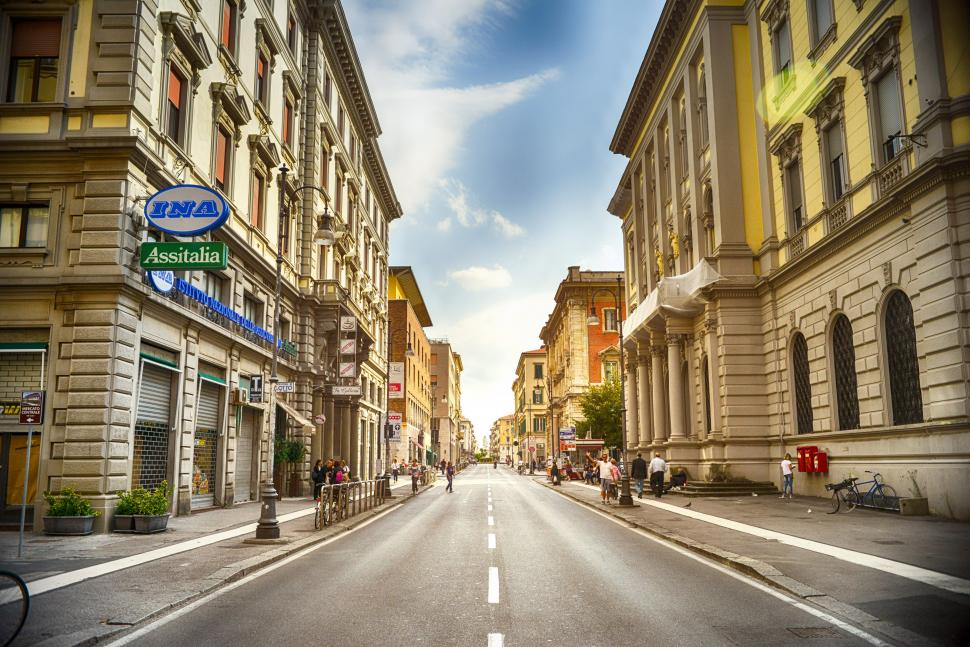
#> input picture Two_lane_city_streets.jpg, 970 x 647 px
$ python cannyCV2.py
#> lines starting #> are read from the running program, lines starting #| are printed output that depends on the picture
import numpy as np
import cv2
import matplotlib.pyplot as plt

im = cv2.imread('Two_lane_city_streets.jpg')
#> im is the input picture: shape (647, 970, 3); mean B, G, R 108.1, 130.5, 142
im = cv2.cvtColor(im, cv2.COLOR_RGB2GRAY)
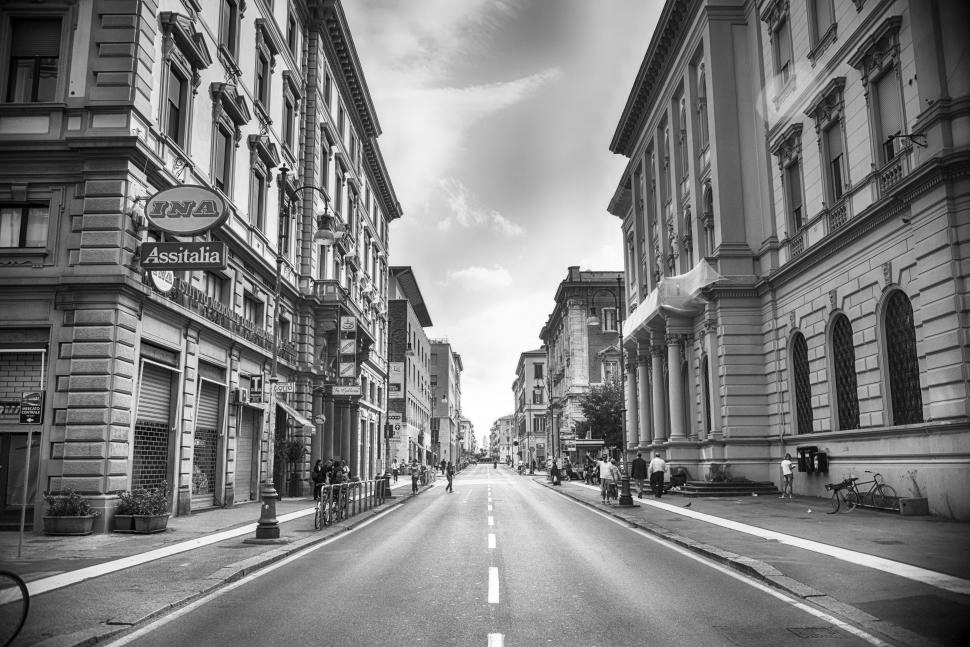
#> im: shape (647, 970); min 0, max 255, mean 125.1
blurred = cv2.GaussianBlur(im, (9, 9), 0)
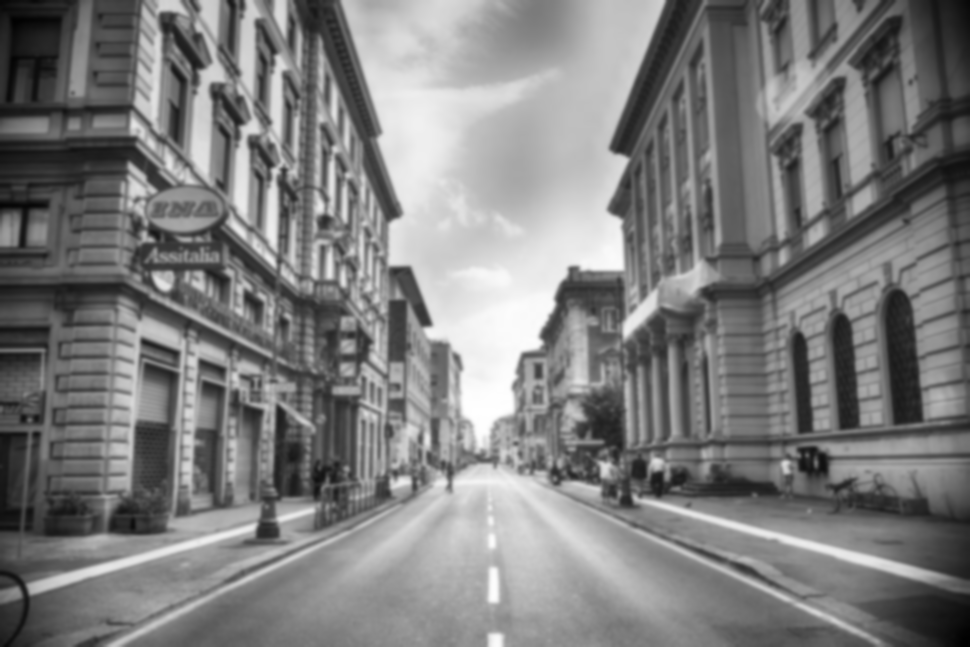
#> blurred: shape (647, 970); min 0, max 255, mean 125.1
# img = np.asarray(im, dtype=np.uint8)
edges = cv2.Canny(im, 25, 255)
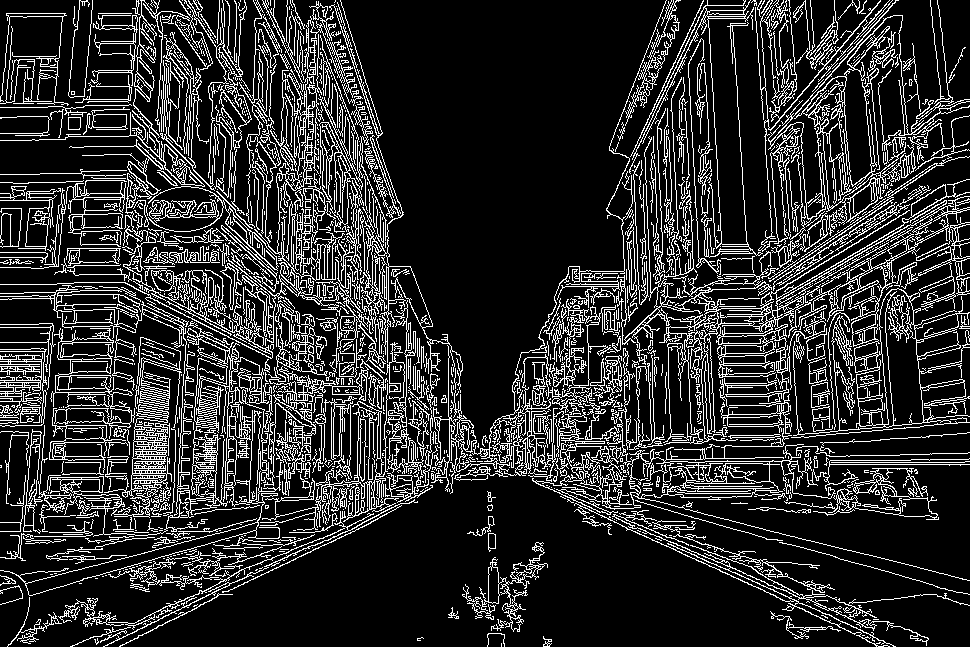
#> edges: shape (647, 970); 17.7% white in thin lines or dots
print(blurred)
#> (printed output is left out)
plt.subplot(121), plt.imshow(im, cmap='gray')
plt.title('Original Image'), plt.xticks([]), plt.yticks([])
plt.subplot(122), plt.imshow(blurred, cmap='gray')
plt.show()
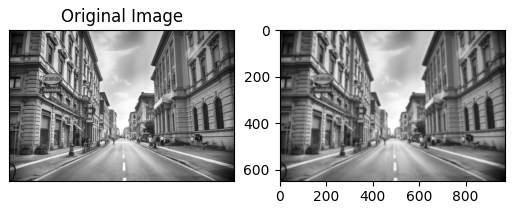
#> figure drawn by matplotlib, 2 panels

$ run again, with boat.jpg copied over Two_lane_city_streets.jpg
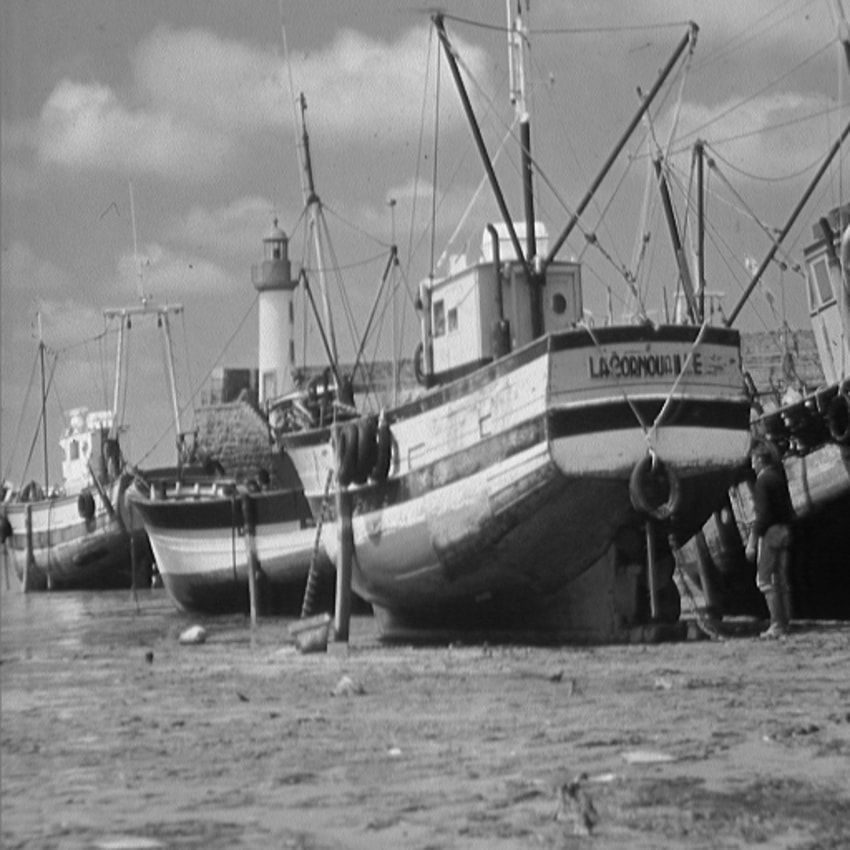
#> input picture boat.jpg, 850 x 850 px
#> im is the input picture: shape (850, 850, 3); min 0, max 250, mean 129.7
#> im: shape (850, 850)
#> `edges = cv2.Canny(im, 25, 255)`:
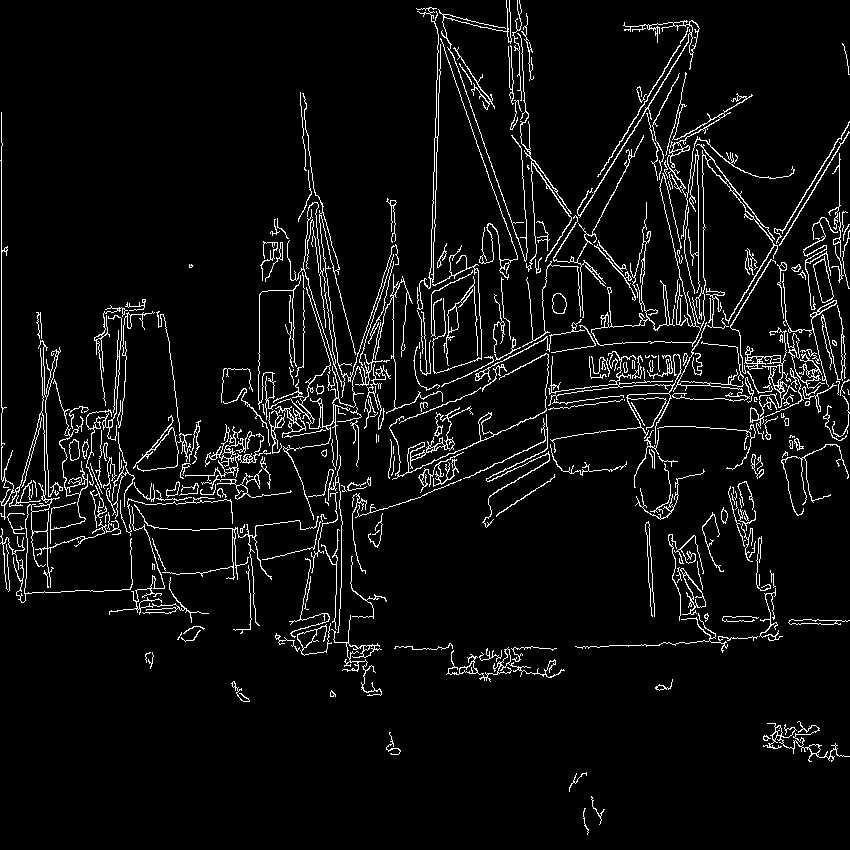
#> edges: shape (850, 850); 5.6% white in thin lines or dots
#> (printed output is left out)
#> `plt.show()`:
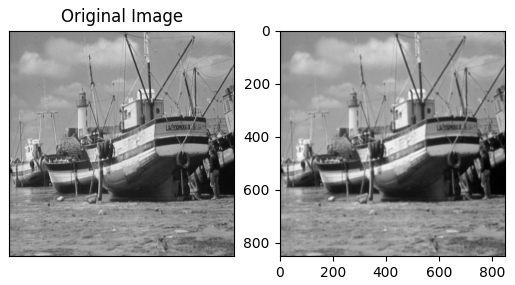
#> figure drawn by matplotlib, 2 panels

$ run again, with catOnRock.jpg copied over Two_lane_city_streets.jpg
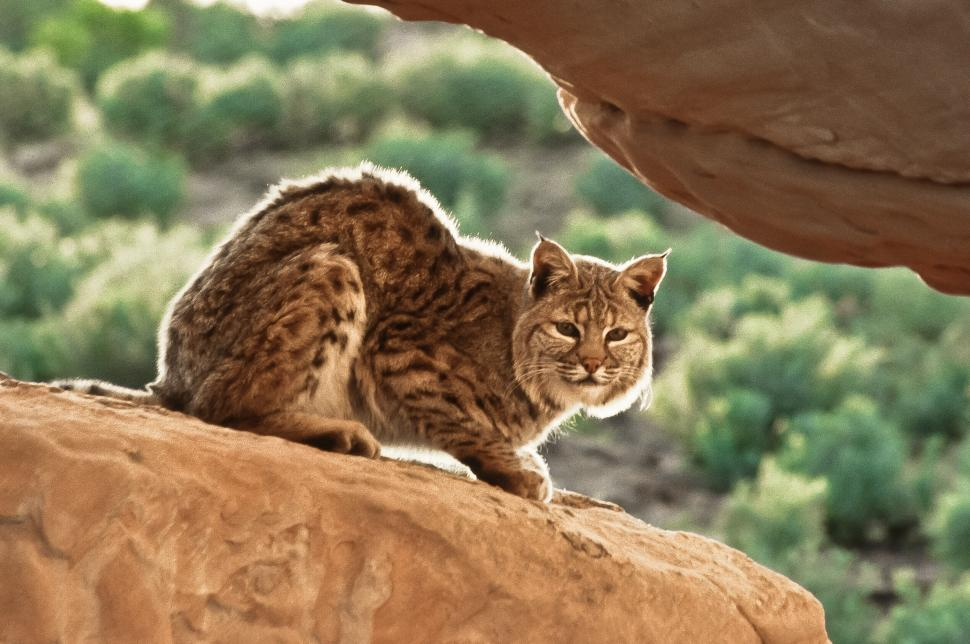
#> input picture catOnRock.jpg, 970 x 644 px
#> im is the input picture: shape (644, 970, 3); mean B, G, R 84.2, 118.9, 137.1
#> im: shape (644, 970)
#> `edges = cv2.Canny(im, 25, 255)`:
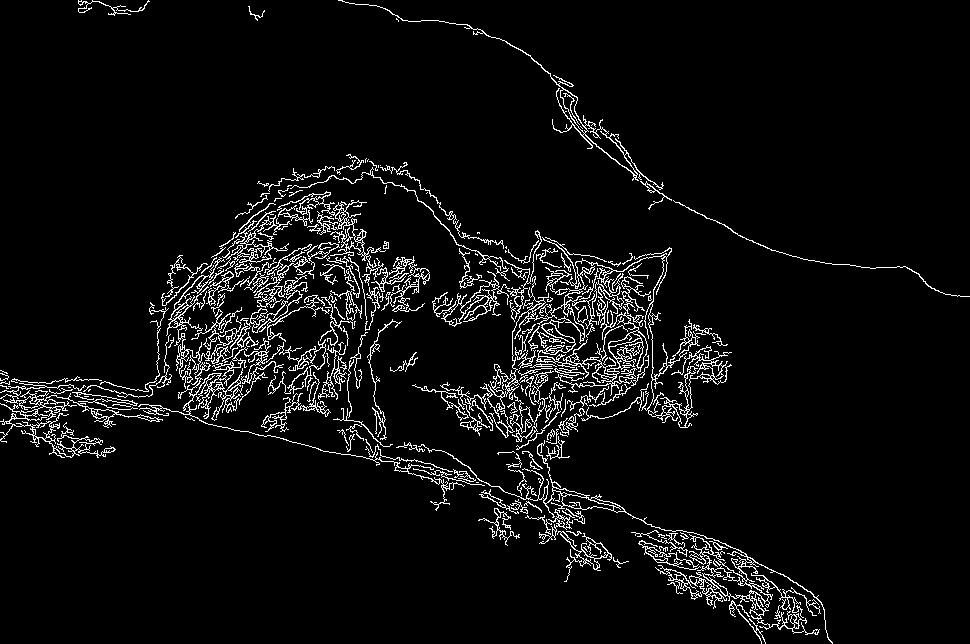
#> edges: shape (644, 970); 5.3% white in thin lines or dots
#> (printed output is left out)
#> `plt.show()`:
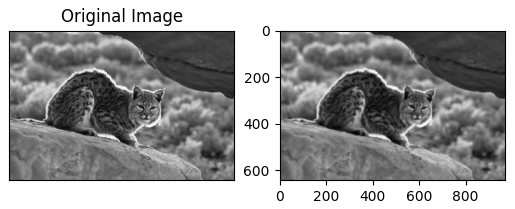
#> figure drawn by matplotlib, 2 panels

$ run again, with ema_stone.jpg copied over Two_lane_city_streets.jpg
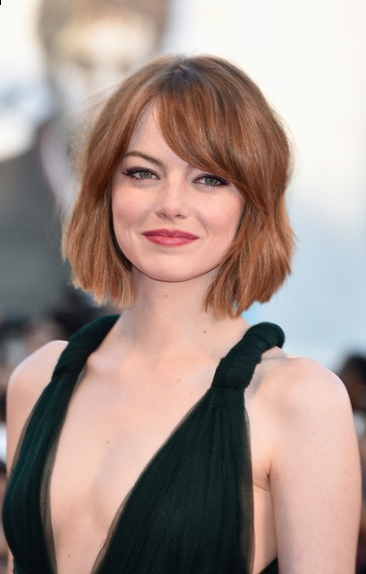
#> input picture ema_stone.jpg, 366 x 574 px
#> im is the input picture: shape (574, 366, 3); mean B, G, R 138.2, 145.5, 164.8
#> im: shape (574, 366)
#> `edges = cv2.Canny(im, 25, 255)`:
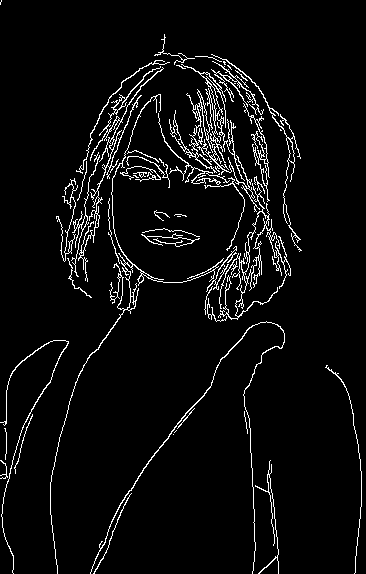
#> edges: shape (574, 366); 4.8% white in thin lines or dots
#> (printed output is left out)
#> `plt.show()`:
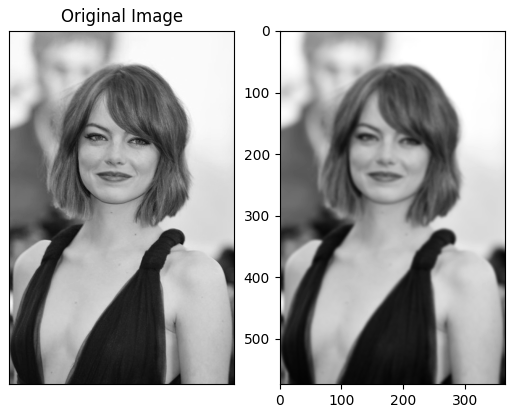
#> figure drawn by matplotlib, 2 panels
